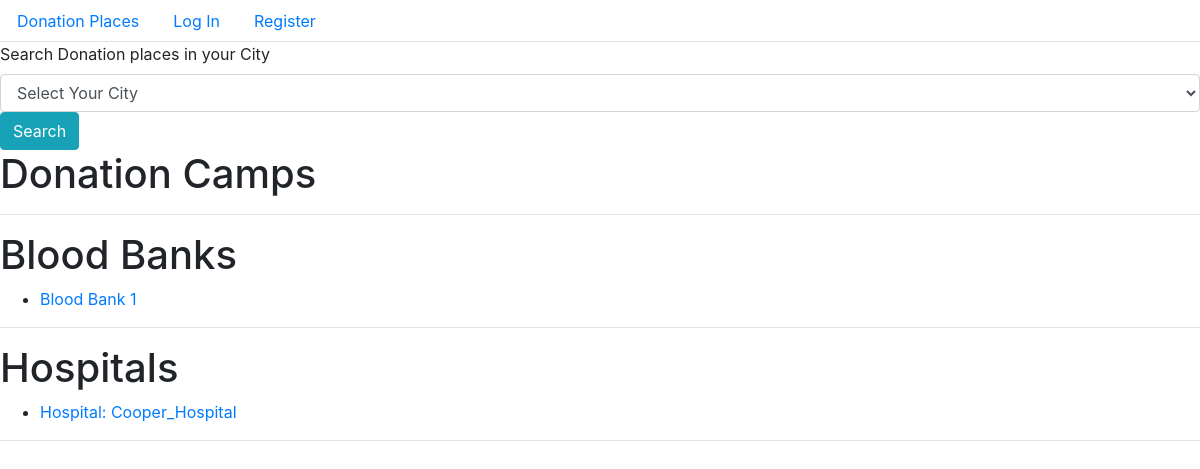
The app's page /, older data.
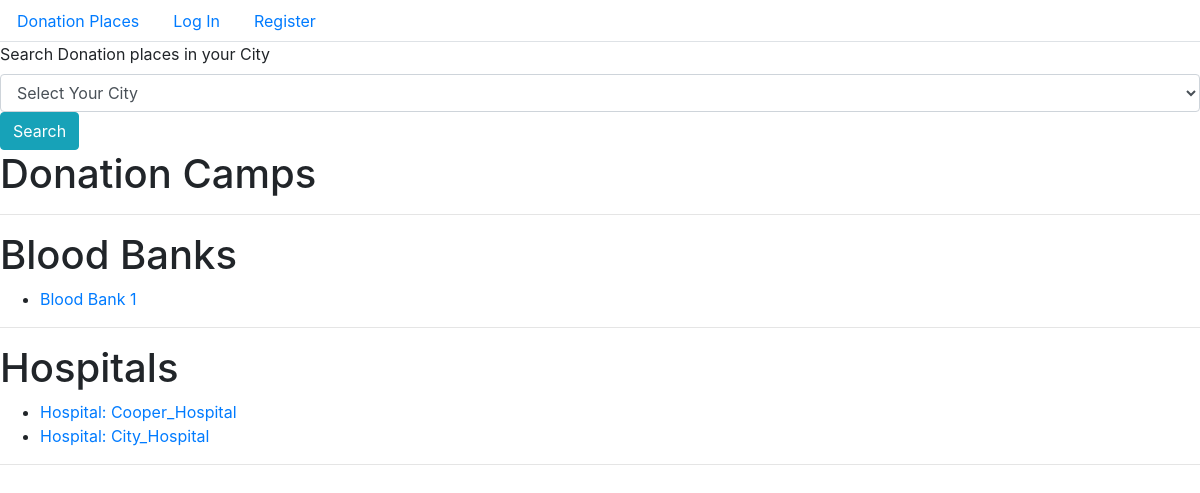
The same page, newer data.
### donate/models.py (models this page shows)
class BloodBank(models.Model):
    dp_no = models.OneToOneField(DonationPlace, on_delete=models.CASCADE, related_name="bank")
    def __str__(self):
        return f'Blood Bank {self.id}'

class User(AbstractUser):
    is_hospital = models.BooleanField(default = False)
    street = models.CharField (max_length=64)
    city = models.CharField (max_length=64)
    state = models.CharField (max_length=64)
    phone_no = PhoneNumberField(unique=True)
    blood_type = models.CharField(choices=unit_choices, max_length=64, blank=True)
    requests = models.ManyToManyField("User", blank=True, through="BloodRequest")
    def __str__(self):
        if self.is_hospital:
            return f'Hospital: {self.username}'
        else:
            return f'{self.username}'

### donate/views.py (the view)
# urls.py: path("", views.index, name="index"),
def index(request):
    today = date.today()
    if request.method == 'POST':
        city = request.POST["search_city"]
        if city == 'Select Your City':
            dp_city = DonationPlace.objects.all()
            hospitals = User.objects.filter(is_hospital=True)
        else:
            dp_city = DonationPlace.objects.filter(city=city)
            hospitals = User.objects.filter(is_hospital=True, city=city)
        return render(request, "donate/index.html",{
            "camps": DonationCamp.objects.filter(dp_no__in=dp_city),
            "banks": BloodBank.objects.filter(dp_no__in=dp_city),
            "hospitals": hospitals,
            "today": today
        })
    else:
        return render(request, "donate/index.html",{
            "camps": DonationCamp.objects.all(),
            "banks": BloodBank.objects.all(),
            "hospitals": User.objects.filter(is_hospital=True),
            "today": today
        })

### donate/templates/donate/index.html (shortened to what this page needs)
{% extends "donate/layout.html" %}
{% load static %}
{% block body %}
    <form action="{% url 'index' %}" method="POST">
        <label>Search Donation places in your City</label>
        <select class="form-control" aria-label="Search City" name="search_city">
            <option selected>Select Your City</option>
        </select>
        <button type="submit" class="btn btn-info">Search</button>
    </form>
    <h1>Donation Camps</h1>
    <hr>
    <h1>Blood Banks</h1>
    <ul>
        {% for bank in banks %}
            <li><a href="{% url 'bank' bank_name=bank.dp_no.name %}"> {{ bank }} </a></li>
        {% endfor %}
    </ul>
    <hr>
    <h1>Hospitals</h1>
    <ul>
        {% for hosp in hospitals %}
            <li> <a href="{% url 'profile' name=hosp.username %}"> {{ hosp }} </a></li>
        {% endfor %}
    </ul>
    <hr>
{% endblock %}

Row changes from the older to the newer data that the page shows:
added User: is_hospital+username "Hospital: City_Hospital"
